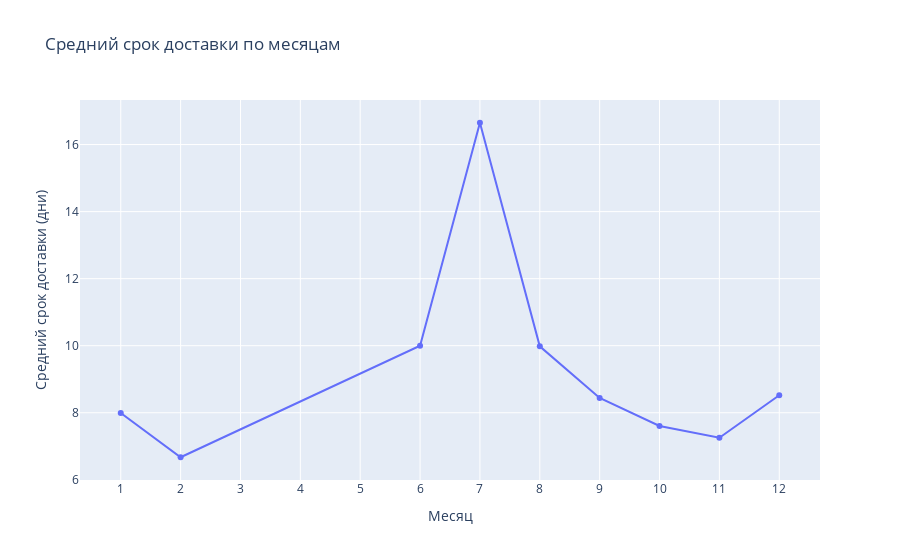

Here is the notebook cell this chart was saved with:
### Markdown cell above
## График 6. Динамика сроков доставки по месяцам

### Code cell
# 6. Динамика сроков доставки по месяцам
monthly_avg = data.groupby('Месяц')['Срок доставки факт'].mean().reset_index()

line_fig = px.line(
    monthly_avg, 
    x='Месяц', 
    y='Срок доставки факт',
    title='Средний срок доставки по месяцам',
    markers=True,
    labels={
        'Месяц': 'Месяц',
        'Срок доставки факт': 'Средний срок доставки (дни)'
    }
)
line_fig.update_xaxes(tickvals=list(range(1,13))) 
line_fig.show()

### Figure 1 — Plotly figure (JSON) as saved in the notebook; plotly's stock layout.template omitted (floating-point values rounded to 4 significant figures)
{"data": [{"hovertemplate": "Месяц=%{x}<br>Средний срок доставки (дни)=%{y}<extra></extra>", "legendgroup": "", "line": {"color": "#636efa", "dash": "solid"}, "marker": {"symbol": "circle"}, "mode": "lines+markers", "name": "", "orientation": "v", "showlegend": false, "type": "scatter", "x": [1, 2, 6, 7, 8, 9, 10, 11, 12], "xaxis": "x", "y": [7.991, 6.673, 10.0, 16.65, 9.982, 8.444, 7.606, 7.254, 8.522], "yaxis": "y"}], "layout": {"legend": {"tracegroupgap": 0}, "title": {"text": "Средний срок доставки по месяцам"}, "xaxis": {"anchor": "y", "domain": [0, 1], "tickvals": [1, 2, 3, 4, 5, 6, 7, 8, 9, 10, 11, 12], "title": {"text": "Месяц"}}, "yaxis": {"anchor": "x", "domain": [0, 1], "title": {"text": "Средний срок доставки (дни)"}}}}
